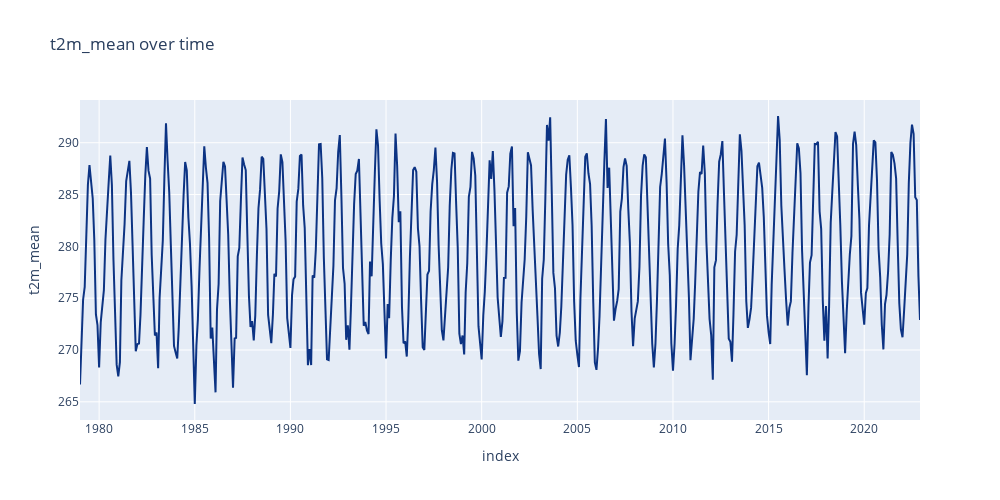

The code cell stored with this chart in its notebook:
### Code cell
fig = px.line(
    data_frame = df,
    x = "index",
    y = "t2m_mean",
    title = "t2m_mean over time",
    width = 1000,
    height = 500,
    color_discrete_sequence = plt_style_s,
)

fig.show()

### Figure 1 — Plotly figure (JSON) as saved in the notebook; plotly's stock layout.template omitted (floating-point values rounded to 4 significant figures; data arrays with more than 128 entries replaced by an {"elided": "..."} marker saying what was removed)
{"data": [{"hovertemplate": "index=%{x}<br>t2m_mean=%{y}<extra></extra>", "legendgroup": "", "line": {"color": "rgb(12,51,131)", "dash": "solid"}, "marker": {"symbol": "circle"}, "mode": "lines", "name": "", "orientation": "v", "showlegend": false, "type": "scatter", "x": {"elided": "528 str values"}, "xaxis": "x", "y": {"elided": "528 float values"}, "yaxis": "y"}], "layout": {"height": 500, "legend": {"tracegroupgap": 0}, "title": {"text": "t2m_mean over time"}, "width": 1000, "xaxis": {"anchor": "y", "domain": [0, 1], "title": {"text": "index"}}, "yaxis": {"anchor": "x", "domain": [0, 1], "title": {"text": "t2m_mean"}}}}
